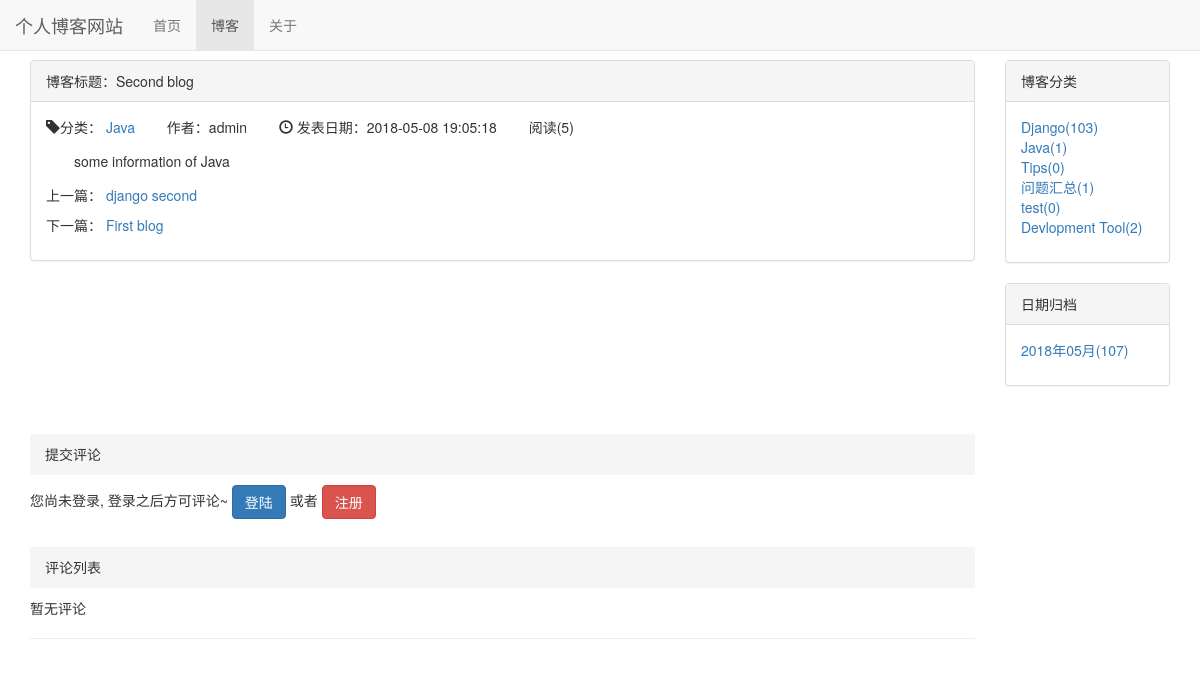
Page /blog/2 on the committed database.
### blog/models.py (models this page shows, shortened)
class Blog(models.Model, ReadNumExpandMethod):
    title = models.CharField(max_length=30)
    blog_type = models.ForeignKey(BlogType, on_delete=models.DO_NOTHING)
    content = RichTextUploadingField()   # 富文本
    author = models.ForeignKey(User, on_delete=models.DO_NOTHING)
    read_details = GenericRelation(ReadDetail)  #反向关联对像 ReadDetail
    created_time = models.DateTimeField(auto_now_add=True)
    last_time = models.DateTimeField(auto_now=True)
    class Meta:
        ordering = ['-created_time']

class BlogType(models.Model):
    type_name = models.CharField(max_length=15)
    author = models.ForeignKey(User, on_delete=models.DO_NOTHING)
    created_time = models.DateTimeField(auto_now_add=True)
    last_time = models.DateTimeField(auto_now=True)
    def __str__(self):
        return self.type_name

### read_statistics/models.py (models this page shows)
class ReadNum(models.Model):
    read_num = models.IntegerField(default=0)
    content_type = models.ForeignKey(ContentType, on_delete=models.DO_NOTHING)
    object_id = models.PositiveIntegerField()
    content_object = GenericForeignKey('content_type', 'object_id')

### blog/views.py (the view)
# urls.py: path('<int:blog_pk>', views.blog_detail, name='blog_detail'),
def blog_detail(request, blog_pk):
    blog = get_object_or_404(Blog, pk=blog_pk)
    read_cookie_key = read_statistics_once_read(request, blog)
    blog_content_type = ContentType.objects.get_for_model(blog)
    comments = Comment.objects.filter(content_type=blog_content_type,
                                      object_id=blog.pk)
    blog_dates = Blog.objects.dates('created_time', 'month', order='DESC')
    blog_dates_dict = {}
    for blog_date in blog_dates:
        blog_count = Blog.objects.filter(created_time__year=blog_date.year, created_time__month=blog_date.month).count()
        blog_dates_dict[blog_date] = blog_count
    context = {'blog': blog,
               'blogs_all_list': Blog.objects.all(),
               'blog_types': BlogType.objects.annotate(blog_count=Count('blog')),
               'blog_dates': blog_dates_dict,
               'comments': comments,
               'previous_blog': Blog.objects.filter(created_time__gt=blog.created_time).last(),
               'next_blog': Blog.objects.filter(created_time__lt=blog.created_time).first()}
    response = render(request, 'blog/blog_detail.html', context)
    response.set_cookie(read_cookie_key, 'True')
    return response

### read_statistics/models.py (called while the page is built)
    def get_blog_read_num(self):
        try:
            content_type = ContentType.objects.get_for_model(self)
            readnum = ReadNum.objects.get(content_type=content_type, object_id=self.pk)
            return readnum.read_num
        except exceptions.ObjectDoesNotExist:
            return 0

### templates/blog/blog_detail.html (shortened to what this page needs)
{% extends 'base.html' %}
{% load staticfiles %}
{% block nav_blog_active %}active{% endblock %}
{% block header_blog_details_extends %}
    <link rel="stylesheet" href="{% static 'blog_details.css' %}">
{% endblock %}
{% block content %}
    <div class="container">
        <div class="row">
            <div class="col-xs-12 col-sm-8 col-md-9 col-lg-10">
                <div class="panel panel-default">
                    <div class="panel-heading">
                        博客标题：{{ blog.title }}
                    </div>
                    <div class="panel-body">
                        <ul class="blog-info-description">
                            <li><span class="glyphicon glyphicon-tag"></span>分类：
                                <a href="{% url 'blogs_with_type' blog.blog_type.pk %}">
                                    {{ blog.blog_type }}
                                </a>
                            </li>
                            <li>作者：{{ blog.author }}</li>
                            <li><span class="glyphicon glyphicon-time"></span>
                                发表日期：{{ blog.created_time|date:"Y-m-d H:m:s" }}</li>
                            <li>阅读({{ blog.get_blog_read_num }})</li>
                        </ul>
                        <div class="blog-content">{{ blog.content|safe }}</div>
                        <div class="blog-more">
                            <p>上一篇：
                                {% if previous_blog %}
                                    <a href="{% url 'blog_detail' previous_blog.pk %}">
                                        {{ previous_blog.title }}</a>
                                {% else %}
                                    当前已是第一篇
                                {% endif %}
                            </p>
                            <p>下一篇：
                                {% if next_blog %}
                                    <a href="{% url 'blog_detail' next_blog.pk %}">
                                        {{ next_blog.title }}</a>
                                {% else %}
                                    当前已是最后一篇
                                {% endif %}
                            </p>
                        </div>
                    </div>
                </div>
            </div>
            <div class="hidden-xs col-sm-4 col-md-3 col-lg-2">
                <div class="panel panel-default">
                    <div class="panel-heading">博客分类</div>
                    <div class="panel-body">
                        <ul class="list-unstyled">
                            {% for blog_type in blog_types %}
                                <li>
                                    <a href="{% url 'blogs_with_type' blog_type.pk %}">
                                        {{ blog_type.type_name }}({{ blog_type.blog_count }})</a>
                                </li>
                            {% empty %}
                                <li>暂无分类</li>
                            {% endfor %}
                        </ul>
                    </div>
                </div>
            <div class="panel panel-default">
                <div class="panel-heading">日期归档</div>
                <div class="panel-body">
                    <ul class="list-unstyled">
                        {% for blog_date, blog_count in blog_dates.items %}
                            <li>
                                <a href="{%  url 'blogs_with_date' blog_date.year blog_date.month %}">
                                    {{ blog_date|date:"Y年m月" }}({{ blog_count }})
                                </a>
                            </li>
                        {% empty %}
                                <li>暂无归档</li>
                        {% endfor %}
                    </ul>
                </div>
            </div>
            </div>
        </div>
        <div class="row">
            <div class="col-xs-12 col-sm-8 col-md-9 col-lg-10">
                <div class="comment-area">
                    <h4 class="comment-area-title">提交评论</h4>
                    {% if user.is_authenticated %}
                        <form action="{% url 'update_comment' %}" method="POST" style="overflow:hidden">
                            {% csrf_token %}
                            <div class="form-group">
                                <label for="comment_text">{{ user.username }}, 欢迎评论~</label>
                                <textarea class="form-control" name="text" id="comment_text" rows="'4"></textarea>
                            </div>
                            <input type="hidden" name="object_id" value="{{ blog.pk }}">
                            <input type="hidden" name="content_type" value="blog">
                            <input type="submit" value="评论" class="btn btn-primary" style="float:right">
                        </form>
                    {% else %}
                        您尚未登录, 登录之后方可评论~
                        <a class="btn btn-primary" href="{% url 'login' %}?from={{ request.get_full_path }}">登陆</a>
                        <span>或者</span>
                        <a class="btn btn-danger" href="{% url 'register' %}?from={{ request.get_full_path }}">注册</a>
                    {% endif %}
                </div>
                <div class="comment-area">
                    <h4 class="comment-area-title">评论列表</h4>
                    <div class="list-group">
                        {% for comment in comments %}
                            <div class="list-group-item">
                                <h4 class="list-group-item-heading">
                                    {{ comment.user.username }}
                                    ({{ comment.comment_time|date:"Y-m-d H:m:s" }}):
                                </h4>
                                <p class="list-group-item-text">{{ comment.text }}</p>
                            </div>
                        {% empty %}
                            暂无评论
                        {% endfor %}
                    </div>
                    <div class="comment-end">
                        <hr>
                    </div>
                </div>
            </div>
        </div>
    </div>
{% endblock %}

### static/base.css (style rules this page uses)
* { margin: 0px; padding: 0px; }
body { margin-top: 60px!important; }

### static/blog_details.css (style rules this page uses)
ul.blog-info-description { list-style-type: none; margin-bottom: 1em; }
ul.blog-info-description li { display: inline-block; margin-right: 2em; }
div.blog-content { text-indent: 2em; }
div.blog-more { margin-top: 1em; }
div.comment-area { margin-top: 2em; }
h4.comment-area-title { color: #333; background-color: #f5f5f5; border-color: #ddd; padding: 10px 15px; border-bottom: 1px solid transparent; border-top-left-radius: 3px; border-top-right-radius: 3px; font-family: "Helvetica Neue",Helvetica,Arial,sans-serif; font-size: 14px; line-height: 1.42857143; }

### rows in the picture
Blog: title "Second blog", blog_type "Java", author "admin", created_time "2018-05-08 19:05:18", get_blog_read_num "5", content "some information of Java"
Blog: title "django second"
Blog: title "First blog"
BlogType: type_name "Django", blog_count "103"
BlogType: type_name "Java", blog_count "1"
BlogType: type_name "Tips", blog_count "0"
BlogType: type_name "问题汇总", blog_count "1"
BlogType: type_name "test", blog_count "0"
BlogType: type_name "Devlopment Tool", blog_count "2"

### other values in the picture
{{ blog_date|date:"Y年m月" }} "2018年05月"
{{ blog_count }} "107"
